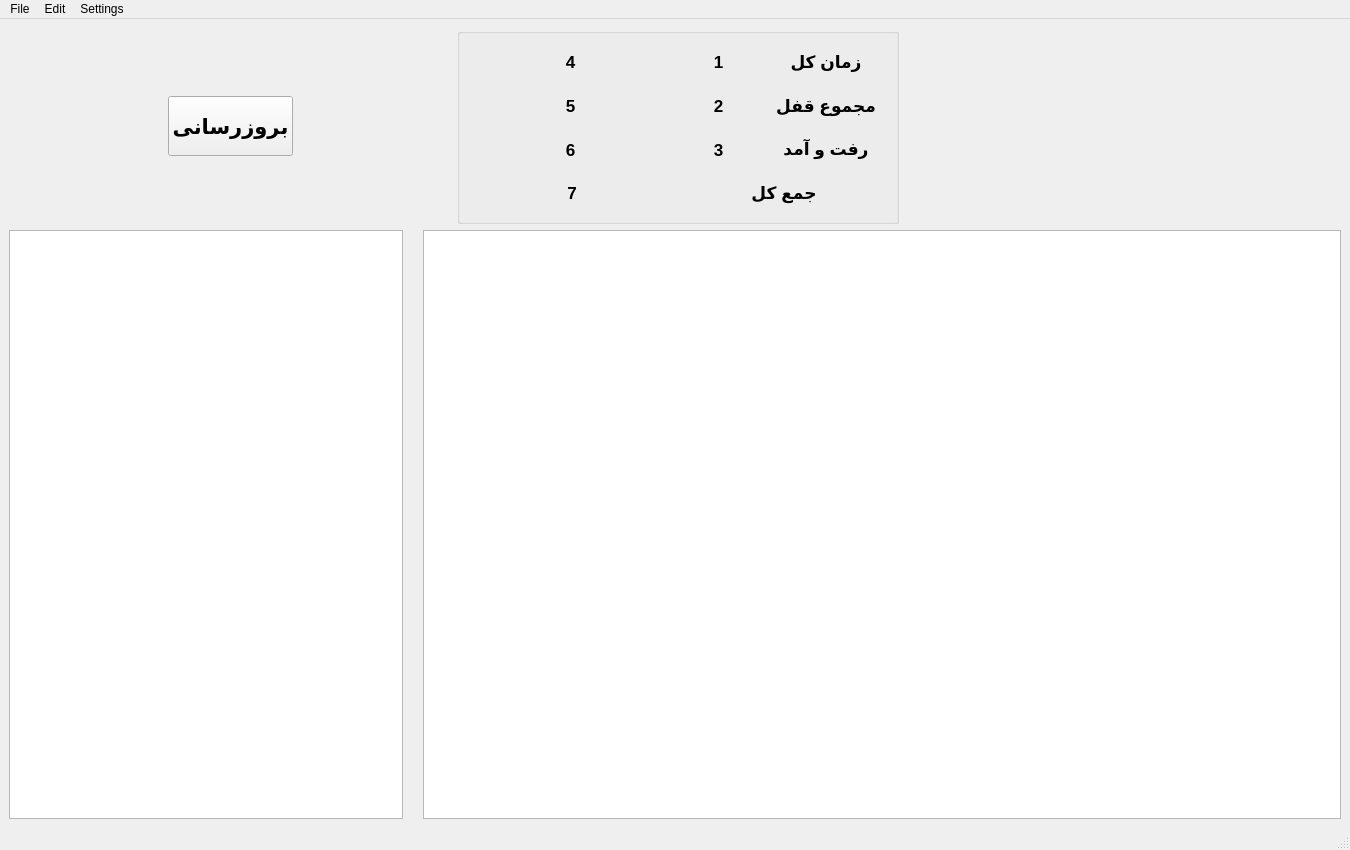
<?xml version="1.0" encoding="UTF-8"?>
<ui version="4.0">
 <class>MainWindow</class>
 <widget class="QMainWindow" name="MainWindow">
  <property name="geometry">
   <rect>
    <x>0</x>
    <y>0</y>
    <width>1350</width>
    <height>850</height>
   </rect>
  </property>
  <property name="windowTitle">
   <string>لیست روز ها</string>
  </property>
  <property name="windowIcon">
   <iconset resource="icons.qrc">
    <normaloff>:/icon/icon.ico</normaloff>:/icon/icon.ico</iconset>
  </property>
  <widget class="QWidget" name="centralwidget">
   <layout class="QGridLayout" name="gridLayout_4" rowstretch="25,75">
    <item row="0" column="0">
     <layout class="QHBoxLayout" name="horizontalLayout_2">
      <item>
       <layout class="QGridLayout" name="gridLayout_2">
        <item row="0" column="1">
         <spacer name="verticalSpacer">
          <property name="orientation">
           <enum>Qt::Vertical</enum>
          </property>
          <property name="sizeHint" stdset="0">
           <size>
            <width>20</width>
            <height>40</height>
           </size>
          </property>
         </spacer>
        </item>
        <item row="1" column="0">
         <spacer name="horizontalSpacer_2">
          <property name="orientation">
           <enum>Qt::Horizontal</enum>
          </property>
          <property name="sizeHint" stdset="0">
           <size>
            <width>40</width>
            <height>20</height>
           </size>
          </property>
         </spacer>
        </item>
        <item row="1" column="1">
         <widget class="QPushButton" name="PbUpdate">
          <property name="minimumSize">
           <size>
            <width>120</width>
            <height>60</height>
           </size>
          </property>
          <property name="font">
           <font>
            <family>B Koodak</family>
            <pointsize>16</pointsize>
            <bold>true</bold>
           </font>
          </property>
          <property name="text">
           <string>بروزرسانی</string>
          </property>
         </widget>
        </item>
        <item row="1" column="2">
         <spacer name="horizontalSpacer_3">
          <property name="orientation">
           <enum>Qt::Horizontal</enum>
          </property>
          <property name="sizeHint" stdset="0">
           <size>
            <width>40</width>
            <height>20</height>
           </size>
          </property>
         </spacer>
        </item>
        <item row="2" column="1">
         <spacer name="verticalSpacer_2">
          <property name="orientation">
           <enum>Qt::Vertical</enum>
          </property>
          <property name="sizeHint" stdset="0">
           <size>
            <width>20</width>
            <height>40</height>
           </size>
          </property>
         </spacer>
        </item>
       </layout>
      </item>
      <item>
       <widget class="QGroupBox" name="groupBox">
        <property name="layoutDirection">
         <enum>Qt::LeftToRight</enum>
        </property>
        <property name="title">
         <string/>
        </property>
        <property name="alignment">
         <set>Qt::AlignCenter</set>
        </property>
        <layout class="QGridLayout" name="gridLayout_3">
         <item row="0" column="0">
          <layout class="QHBoxLayout" name="horizontalLayout" stretch="50,20,30">
           <item>
            <widget class="QLabel" name="lebTimeTotal">
             <property name="font">
              <font>
               <pointsize>13</pointsize>
               <bold>true</bold>
              </font>
             </property>
             <property name="text">
              <string>4</string>
             </property>
             <property name="alignment">
              <set>Qt::AlignCenter</set>
             </property>
            </widget>
           </item>
           <item>
            <widget class="QLabel" name="lebTime">
             <property name="font">
              <font>
               <pointsize>13</pointsize>
               <bold>true</bold>
              </font>
             </property>
             <property name="text">
              <string>1</string>
             </property>
             <property name="alignment">
              <set>Qt::AlignCenter</set>
             </property>
            </widget>
           </item>
           <item>
            <widget class="QLabel" name="label">
             <property name="font">
              <font>
               <pointsize>13</pointsize>
               <bold>true</bold>
              </font>
             </property>
             <property name="text">
              <string>زمان کل</string>
             </property>
             <property name="alignment">
              <set>Qt::AlignCenter</set>
             </property>
            </widget>
           </item>
          </layout>
         </item>
         <item row="1" column="0">
          <layout class="QHBoxLayout" name="horizontalLayout_3" stretch="50,20,30">
           <item>
            <widget class="QLabel" name="lebGhoflTotal">
             <property name="font">
              <font>
               <pointsize>13</pointsize>
               <bold>true</bold>
              </font>
             </property>
             <property name="text">
              <string>5</string>
             </property>
             <property name="alignment">
              <set>Qt::AlignCenter</set>
             </property>
            </widget>
           </item>
           <item>
            <widget class="QLabel" name="lebGhofl">
             <property name="font">
              <font>
               <pointsize>13</pointsize>
               <bold>true</bold>
              </font>
             </property>
             <property name="text">
              <string>2</string>
             </property>
             <property name="alignment">
              <set>Qt::AlignCenter</set>
             </property>
            </widget>
           </item>
           <item>
            <widget class="QLabel" name="label_3">
             <property name="font">
              <font>
               <pointsize>13</pointsize>
               <bold>true</bold>
              </font>
             </property>
             <property name="text">
              <string>مجموع قفل</string>
             </property>
             <property name="alignment">
              <set>Qt::AlignCenter</set>
             </property>
            </widget>
           </item>
          </layout>
         </item>
         <item row="3" column="0">
          <layout class="QHBoxLayout" name="horizontalLayout_5" stretch="50,50">
           <item>
            <widget class="QLabel" name="allTotal">
             <property name="font">
              <font>
               <pointsize>13</pointsize>
               <bold>true</bold>
              </font>
             </property>
             <property name="text">
              <string>7</string>
             </property>
             <property name="alignment">
              <set>Qt::AlignCenter</set>
             </property>
            </widget>
           </item>
           <item>
            <widget class="QLabel" name="label_10">
             <property name="font">
              <font>
               <pointsize>13</pointsize>
               <bold>true</bold>
              </font>
             </property>
             <property name="text">
              <string>جمع کل</string>
             </property>
             <property name="alignment">
              <set>Qt::AlignCenter</set>
             </property>
            </widget>
           </item>
          </layout>
         </item>
         <item row="2" column="0">
          <layout class="QHBoxLayout" name="horizontalLayout_4" stretch="50,20,30">
           <item>
            <widget class="QLabel" name="lebSnappTotal">
             <property name="font">
              <font>
               <pointsize>13</pointsize>
               <bold>true</bold>
              </font>
             </property>
             <property name="text">
              <string>6</string>
             </property>
             <property name="alignment">
              <set>Qt::AlignCenter</set>
             </property>
            </widget>
           </item>
           <item>
            <widget class="QLabel" name="lebSnapp">
             <property name="font">
              <font>
               <pointsize>13</pointsize>
               <bold>true</bold>
              </font>
             </property>
             <property name="text">
              <string>3</string>
             </property>
             <property name="alignment">
              <set>Qt::AlignCenter</set>
             </property>
            </widget>
           </item>
           <item>
            <widget class="QLabel" name="label_7">
             <property name="font">
              <font>
               <pointsize>13</pointsize>
               <bold>true</bold>
              </font>
             </property>
             <property name="text">
              <string>رفت و آمد</string>
             </property>
             <property name="alignment">
              <set>Qt::AlignCenter</set>
             </property>
            </widget>
           </item>
          </layout>
         </item>
        </layout>
       </widget>
      </item>
      <item>
       <spacer name="horizontalSpacer">
        <property name="orientation">
         <enum>Qt::Horizontal</enum>
        </property>
        <property name="sizeHint" stdset="0">
         <size>
          <width>300</width>
          <height>20</height>
         </size>
        </property>
       </spacer>
      </item>
     </layout>
    </item>
    <item row="1" column="0">
     <layout class="QGridLayout" name="gridLayout" columnstretch="30,70">
      <property name="horizontalSpacing">
       <number>20</number>
      </property>
      <item row="0" column="1">
       <widget class="QTableView" name="tableView_2">
        <property name="minimumSize">
         <size>
          <width>0</width>
          <height>0</height>
         </size>
        </property>
        <property name="font">
         <font>
          <pointsize>14</pointsize>
          <bold>true</bold>
         </font>
        </property>
        <property name="autoFillBackground">
         <bool>false</bool>
        </property>
        <property name="showGrid">
         <bool>true</bool>
        </property>
        <property name="sortingEnabled">
         <bool>false</bool>
        </property>
        <property name="wordWrap">
         <bool>true</bool>
        </property>
        <property name="cornerButtonEnabled">
         <bool>true</bool>
        </property>
        <attribute name="horizontalHeaderVisible">
         <bool>true</bool>
        </attribute>
        <attribute name="horizontalHeaderCascadingSectionResizes">
         <bool>false</bool>
        </attribute>
        <attribute name="horizontalHeaderDefaultSectionSize">
         <number>130</number>
        </attribute>
        <attribute name="verticalHeaderVisible">
         <bool>false</bool>
        </attribute>
        <attribute name="verticalHeaderDefaultSectionSize">
         <number>50</number>
        </attribute>
       </widget>
      </item>
      <item row="0" column="0">
       <widget class="QTableView" name="tableView">
        <property name="font">
         <font>
          <pointsize>14</pointsize>
          <bold>true</bold>
         </font>
        </property>
        <attribute name="horizontalHeaderDefaultSectionSize">
         <number>80</number>
        </attribute>
        <attribute name="verticalHeaderVisible">
         <bool>false</bool>
        </attribute>
        <attribute name="verticalHeaderDefaultSectionSize">
         <number>50</number>
        </attribute>
        <attribute name="verticalHeaderHighlightSections">
         <bool>true</bool>
        </attribute>
       </widget>
      </item>
     </layout>
    </item>
   </layout>
  </widget>
  <widget class="QMenuBar" name="menubar">
   <property name="geometry">
    <rect>
     <x>0</x>
     <y>0</y>
     <width>1350</width>
     <height>21</height>
    </rect>
   </property>
   <widget class="QMenu" name="menuEdit">
    <property name="title">
     <string>Edit</string>
    </property>
    <addaction name="actionAdd_Day"/>
    <addaction name="actionAdd_Snapp"/>
    <addaction name="separator"/>
    <addaction name="actionEdit_items"/>
    <addaction name="actionDelete_items"/>
    <addaction name="separator"/>
    <addaction name="separator"/>
    <addaction name="actionEdit_numbers"/>
   </widget>
   <widget class="QMenu" name="menuFile">
    <property name="title">
     <string>File</string>
    </property>
    <addaction name="actionOpen"/>
    <addaction name="actionSave"/>
    <addaction name="separator"/>
    <addaction name="actionExit"/>
   </widget>
   <widget class="QMenu" name="menuSetting">
    <property name="title">
     <string>Settings</string>
    </property>
    <addaction name="actionSize_Window"/>
   </widget>
   <addaction name="menuFile"/>
   <addaction name="menuEdit"/>
   <addaction name="menuSetting"/>
  </widget>
  <widget class="QStatusBar" name="statusbar"/>
  <action name="actionOpen">
   <property name="text">
    <string>Open</string>
   </property>
  </action>
  <action name="actionSave">
   <property name="text">
    <string>Save</string>
   </property>
  </action>
  <action name="actionExit">
   <property name="text">
    <string>Exit</string>
   </property>
  </action>
  <action name="actionAdd_Day">
   <property name="text">
    <string>Add Day</string>
   </property>
  </action>
  <action name="actionAdd_Snapp">
   <property name="text">
    <string>Add Snapp</string>
   </property>
  </action>
  <action name="actionEdit_numbers">
   <property name="text">
    <string>Edit numbers</string>
   </property>
  </action>
  <action name="actionSize_Window">
   <property name="text">
    <string>Size Windows</string>
   </property>
  </action>
  <action name="actionDelete_items">
   <property name="text">
    <string>Delete items</string>
   </property>
  </action>
  <action name="actionEdit_items">
   <property name="text">
    <string>Edit items</string>
   </property>
  </action>
 </widget>
 <resources>
  <include location="icons.qrc"/>
 </resources>
 <connections/>
</ui>
